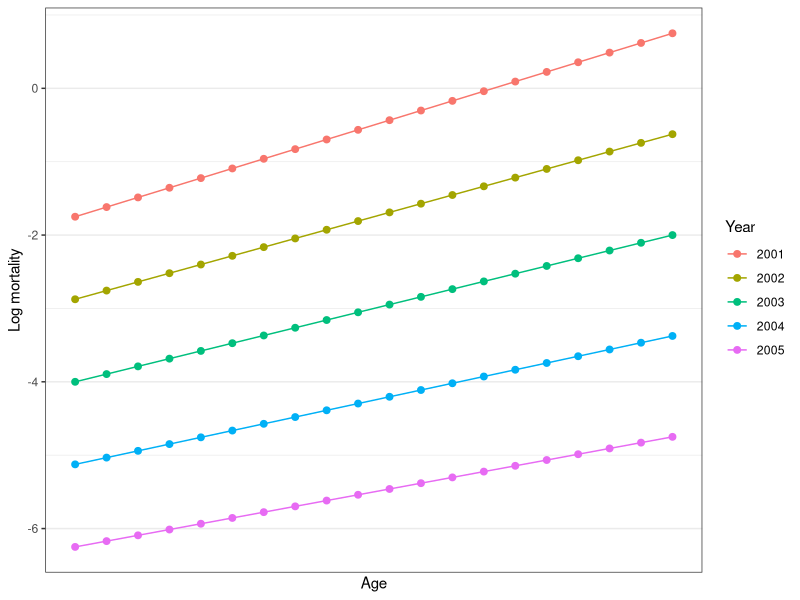
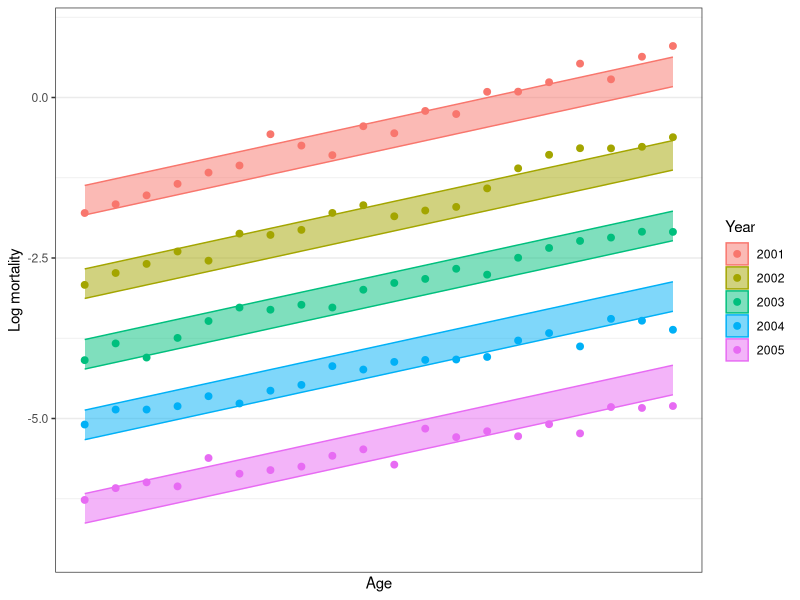

The R script that drew these images, in order:

library(ggplot2)

X <- 20
Y <- 5
ages <- seq(41, 60, length.out = X)
years <- 2000 + 1:Y

# Choice 1 (Base age effect)

cx <- (ages - mean(ages)) / (mean(ages) - ages[1])

{
  # choice1 <- 1 # unconstrainted
  choice1 <- 2 # line

  if(choice1 == 2){
    term1 <- -3 + 1 * cx
  } else {
    ax <- seq(-5, -0, length.out = X) + rnorm(X, sd = .15)
    term1 <- ax
  }
}

k1t <- seq(2, -2, length.out = Y)
k1t <- k1t - mean(k1t)

# Choice 2

{
  # choice2 <- 1 # 0
  choice2 <- 2 # 1
  # choice2 <- 3 # k^2t

  if(choice2 == 1){
    term2 <- rep(0, Y)
  } else if(choice2 == 2){
    # term2 <- rep(1, Y)
    term2 <- rep(.25, Y)
  } else if(choice2 == 3){
    k2t <- seq(0, 1, length.out = Y) + rnorm(Y, sd = .2)
    k2t_tilde <- k2t * k1t
    if(choice1 == 1 | choice2 == 1){
      k2t_tilde <- k2t_tilde - mean(k2t_tilde)
    }
    k2t <- k2t_tilde / k1t
    k2t[is.nan(k2t)] <- 0
    term2 <- k2t
  }
  
}

# Choice 3 (Varying year-age effect)

{
  # choice3 <- 0 # 0
  choice3 <- 1 # cx
  # choice3 <- 2 # bx

  if(choice3 == 0){
    term3 <- rep(0, X)
  } else if(choice3 == 1){
    b_bar <- .5
    a_bar <- 1
    term3 <- (a_bar + b_bar * cx)
  } else if(choice3 == 2){
    bx <- seq(0.2, 1, length.out = X) + rnorm(X, sd = .05)
    bx <- bx - mean(bx)
    # bx <- bx / (-bx[1])
    term3 <- bx
  }

}

# Choice 4 (Cohort effect)

{
  choice4 <- 1 # no cohort effect
  # choice4 <- 2 # cohort effect

  if(choice4 == 2){
    # gtx <- seq(0, 1, length.out = X + Y) + rnorm(X + Y, sd = .1)
    gtx <- rnorm(X + Y, sd = .075)
    # gtx <- rnorm(X + Y, sd = .15)
    term4 <- gtx
  } else {
    term4 <- rep(0, X + Y)
  }

}

data <- expand.grid(x = 1:X, t = 1:Y)

mxtp <- apply(data, 1, function(dat){
  x <- dat[1]
  t <- dat[2]
  # term1[x]
  # term1[x] + k1t[t]
  term1[x] + k1t[t] * (1 + term2[t] * term3[x]) + term4[t - x + X + 1]
  # term1[x] + k1t[t] * (1 + term2[t] * term3[x]) + term4[t - x + X + 1]
})

data$x <- ages[data$x]
data$t <- years[data$t]

df <- data.frame(Age = data$x,
                 Year = factor(data$t),
                 m = mxtp)

ggplot(data = df, aes(x = Age,
                      y = m,
                      color = Year,
                      group = Year)) +
  geom_line() +
  geom_point(size = 2) +
  scale_x_continuous(breaks = 1:X, labels = ages) +
  # ylim(c(-10,0))+
  theme_bw() + xlab("Age") + ylab("Log mortality")

{
  
  df$m2 <- df$m + rnorm(nrow(df), sd = .1)
  
  ggplot(data = df, aes(x = Age,
                        y = m2,
                        color = Year,
                        group = Year)) +
    # geom_line() +
    geom_point(size = 2) +
    scale_x_continuous(breaks = 1:X, labels = ages) +
    # ylim(c(-10,0))+
    theme_bw() + xlab("Age") + ylab("Log mortality")
  
  k1t0 <- c(2.4, 1.1, 0, -1.1, -2.4)
  
  data <- expand.grid(x = 1:X, t = 1:Y)
  df$m0 <- apply(data, 1, function(dat){
    x <- dat[1]
    t <- dat[2]
    # term1[x]
    term1[x] + k1t0[t]
    # term1[x] + k1t[t] * (1 + term2[t] * term3[x]) + term4[t - x + X + 1]
  })
  
  df$CI1_m1 <- df$m0 - .23
  df$CI2_m1 <- df$m0 + .23
  
  df$CI1_m2 <- df$m - .12
  df$CI2_m2 <- df$m + .12
  
  ggplot(data = df, aes(x = Age,
                        y = m2,
                        ymin = CI1_m1,
                        ymax = CI2_m1,
                        # ymin = CI1_m2,
                        # ymax = CI2_m2,
                        color = Year,
                        group = Year,
                        fill = Year)) +
    geom_ribbon(alpha = .5) +
    # geom_line() +
    geom_point(size = 2) +
    scale_x_continuous(breaks = 1:X, labels = ages) +
    ylim(c(-7,1))+
    theme_bw() + xlab("Age") + ylab("Log mortality")
  
  ggsave("plot2.jpeg")
  
  }



# data.frame(Age = factor(data$x),
#                  Year = data$t,
#                  m = mxtp) %>% 
#   filter(Age %in% 40:45) %>% 
# ggplot(aes(x = Year,
#                       y = m,
#                       color = Age,
#                       group = Age)) +
#   geom_line() +
#   geom_point(size = 2) +
#   scale_x_continuous(breaks = 1:Y, labels = years) +
#   # ylim(c(-10,0))+
#   theme_bw() + xlab("Years") + ylab("Log mortality")
